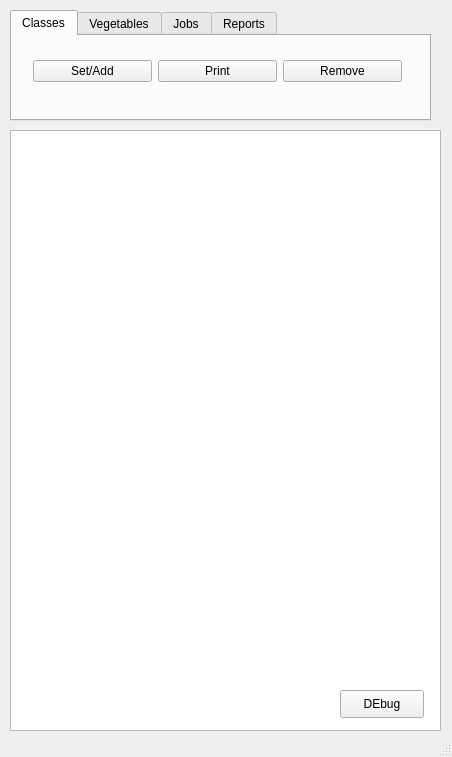
<?xml version="1.0" encoding="UTF-8"?>
<ui version="4.0">
 <class>MainWindow</class>
 <widget class="QMainWindow" name="MainWindow">
  <property name="geometry">
   <rect>
    <x>0</x>
    <y>0</y>
    <width>452</width>
    <height>757</height>
   </rect>
  </property>
  <property name="windowTitle">
   <string>MainWindow</string>
  </property>
  <widget class="QWidget" name="centralWidget">
   <widget class="QTabWidget" name="tabWidget">
    <property name="geometry">
     <rect>
      <x>10</x>
      <y>10</y>
      <width>421</width>
      <height>111</height>
     </rect>
    </property>
    <property name="currentIndex">
     <number>0</number>
    </property>
    <widget class="QWidget" name="tab">
     <attribute name="title">
      <string>Classes</string>
     </attribute>
     <widget class="QWidget" name="layoutWidget">
      <property name="geometry">
       <rect>
        <x>10</x>
        <y>10</y>
        <width>391</width>
        <height>51</height>
       </rect>
      </property>
      <layout class="QHBoxLayout" name="horizontalLayout">
       <item>
        <widget class="QPushButton" name="cls_set">
         <property name="text">
          <string>Set/Add</string>
         </property>
        </widget>
       </item>
       <item>
        <widget class="QPushButton" name="cls_ls">
         <property name="text">
          <string>Print</string>
         </property>
        </widget>
       </item>
       <item>
        <widget class="QPushButton" name="cls_rm">
         <property name="text">
          <string>Remove</string>
         </property>
        </widget>
       </item>
      </layout>
     </widget>
    </widget>
    <widget class="QWidget" name="tab_2">
     <attribute name="title">
      <string>Vegetables</string>
     </attribute>
     <widget class="QWidget" name="layoutWidget">
      <property name="geometry">
       <rect>
        <x>10</x>
        <y>10</y>
        <width>391</width>
        <height>51</height>
       </rect>
      </property>
      <layout class="QHBoxLayout" name="horizontalLayout_2">
       <item>
        <widget class="QPushButton" name="veg_set">
         <property name="text">
          <string>Set/Add</string>
         </property>
        </widget>
       </item>
       <item>
        <widget class="QPushButton" name="veg_ls">
         <property name="text">
          <string>Print</string>
         </property>
        </widget>
       </item>
       <item>
        <widget class="QPushButton" name="veg_rm">
         <property name="text">
          <string>Remove</string>
         </property>
        </widget>
       </item>
      </layout>
     </widget>
    </widget>
    <widget class="QWidget" name="tab_3">
     <attribute name="title">
      <string>Jobs</string>
     </attribute>
     <widget class="QWidget" name="layoutWidget_2">
      <property name="geometry">
       <rect>
        <x>10</x>
        <y>10</y>
        <width>391</width>
        <height>51</height>
       </rect>
      </property>
      <layout class="QHBoxLayout" name="horizontalLayout_3">
       <item>
        <widget class="QPushButton" name="job_set">
         <property name="text">
          <string>Set/Add</string>
         </property>
        </widget>
       </item>
       <item>
        <widget class="QPushButton" name="job_ls">
         <property name="text">
          <string>Print</string>
         </property>
        </widget>
       </item>
       <item>
        <widget class="QPushButton" name="job_rm">
         <property name="text">
          <string>Remove</string>
         </property>
        </widget>
       </item>
      </layout>
     </widget>
    </widget>
    <widget class="QWidget" name="tab_4">
     <attribute name="title">
      <string>Reports</string>
     </attribute>
     <widget class="QWidget" name="layoutWidget_3">
      <property name="geometry">
       <rect>
        <x>10</x>
        <y>10</y>
        <width>391</width>
        <height>51</height>
       </rect>
      </property>
      <layout class="QHBoxLayout" name="horizontalLayout_4">
       <item>
        <widget class="QPushButton" name="rep1">
         <property name="text">
          <string>Jobs by class</string>
         </property>
        </widget>
       </item>
       <item>
        <widget class="QPushButton" name="rep2">
         <property name="text">
          <string>Jobs by year</string>
         </property>
        </widget>
       </item>
       <item>
        <widget class="QPushButton" name="rep3">
         <property name="text">
          <string>Weight per class</string>
         </property>
        </widget>
       </item>
      </layout>
     </widget>
    </widget>
   </widget>
   <widget class="QTableWidget" name="tableWidget">
    <property name="geometry">
     <rect>
      <x>10</x>
      <y>130</y>
      <width>431</width>
      <height>601</height>
     </rect>
    </property>
    <attribute name="horizontalHeaderVisible">
     <bool>false</bool>
    </attribute>
    <attribute name="verticalHeaderVisible">
     <bool>true</bool>
    </attribute>
   </widget>
   <widget class="QPushButton" name="pushButton">
    <property name="geometry">
     <rect>
      <x>340</x>
      <y>690</y>
      <width>84</width>
      <height>28</height>
     </rect>
    </property>
    <property name="text">
     <string>DEbug</string>
    </property>
   </widget>
  </widget>
  <widget class="QStatusBar" name="statusBar"/>
 </widget>
 <layoutdefault spacing="6" margin="11"/>
 <resources/>
 <connections/>
</ui>
